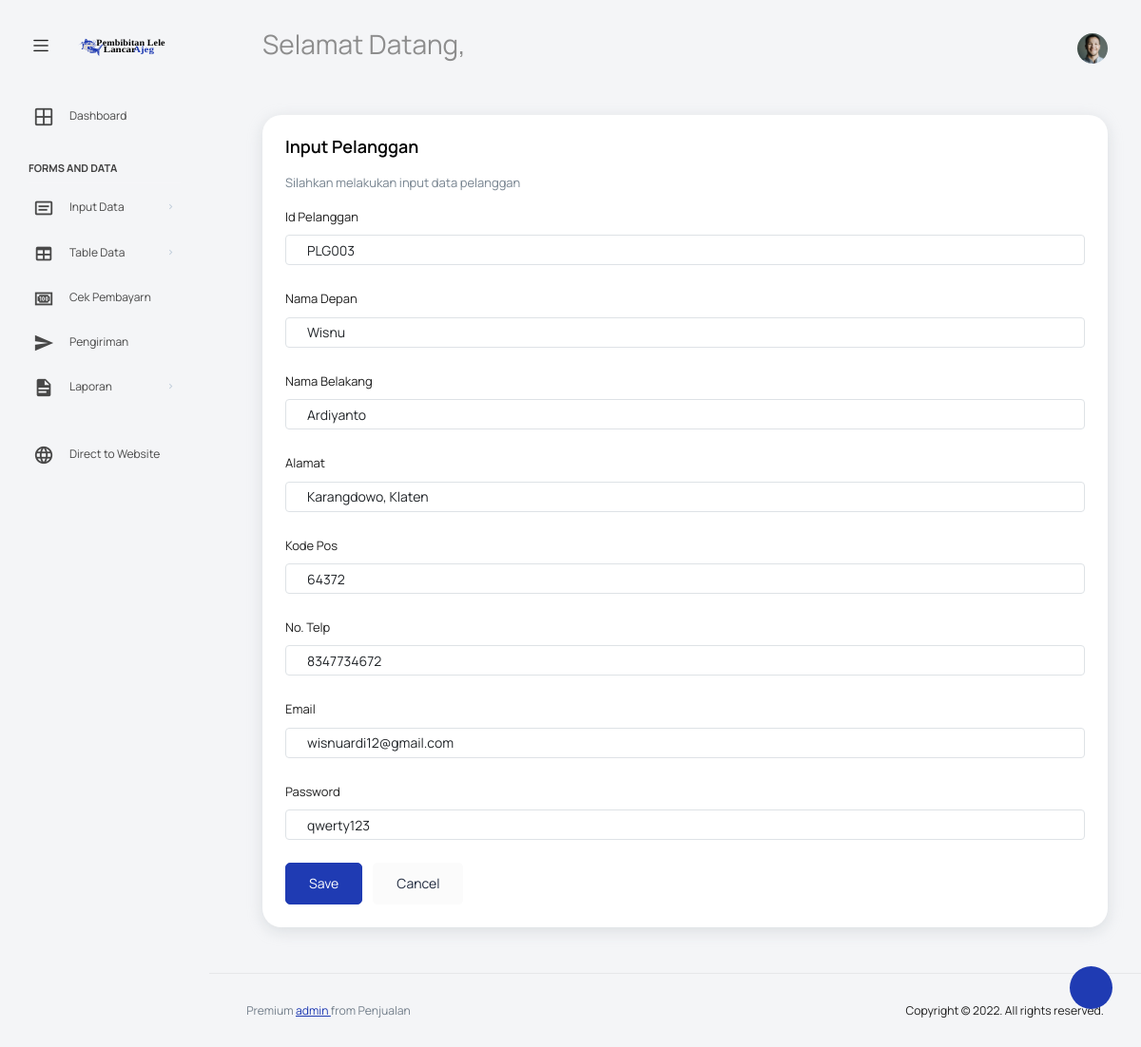
Screenshot of /admin-dashboard/edit-data/edit-pelanggan.php?id=PLG003 with the database file from the repository.
### tables this page shows
CREATE TABLE `pelanggan` (
  `id_pelanggan` varchar(8) NOT NULL,
  `nama_depan` varchar(30) NOT NULL,
  `nama_belakang` varchar(30) NOT NULL,
  `alamat` varchar(90) NOT NULL,
  `kode_pos` varchar(8) NOT NULL,
  `no_telp` double NOT NULL,
  `email` varchar(50) NOT NULL,
  `password` varchar(50) NOT NULL
);

### admin-dashboard/edit-data/edit-pelanggan.php (the view, shortened to what this page needs)
<?php
include '../config/koneksi.php';
if (isset($_POST['save'])) {
    $idpelanggan    = htmlentities(strip_tags(trim($_POST['idpelanggan'])));
    $namadepan      = htmlentities(strip_tags(trim($_POST['namadepan'])));
    $namabelakang   = htmlentities(strip_tags(trim($_POST['namabelakang'])));
    $alamat         = htmlentities(strip_tags(trim($_POST['alamat'])));
    $kodepos        = htmlentities(strip_tags(trim($_POST['kodepos'])));
    $notelp         = htmlentities(strip_tags(trim($_POST['notelp'])));
    $email          = htmlentities(strip_tags(trim($_POST['email'])));
    $password       = htmlentities(strip_tags(trim($_POST['password'])));
    $pesan_error = "";
    if (empty($idpelanggan)) {
        $pesan_error .= "id belum diisi <br>";
    }
    if (empty($namadepan)) {
        $pesan_error .= "Nama Depan belum diisi <br>";
    }
    if (empty($namabelakang)) {
        $pesan_error .= "Nama Belakang belum diisi <br>";
    }
    if (empty($alamat)) {
        $pesan_error .= "Alamat belum diisi <br>";
    }
    if (empty($kodepos)) {
        $pesan_error .= "Kode Pos belum diisi <br>";
    }
    if (empty($notelp)) {
        $pesan_error .= "No. Telp belum diisi <br>";
    }
    if (empty($email)) {
        $pesan_error .= "Email belum diisi <br>";
    }
    if (empty($password)) {
        $pesan_error .= "Password belum diisi <br>";
    }
    if ($pesan_error === "") {
        $query = "update pelanggan set nama_depan='$namadepan',nama_belakang='$namabelakang',alamat='$alamat',kode_pos='$kodepos',no_telp='$notelp',email='$email',password='$password' where id_pelanggan='$idpelanggan'";
        if (mysqli_query($koneksi, $query)) {
            echo "<script> alert('Berhasil Tersimpan');</script>";
            $tampil_pelanggan = $koneksi->query("select * from pelanggan");
            echo "<script>location='../data-pelanggan.php';</script>";
        } else {
            echo "<script> alert('Berhasil gagal Tersimpan');</script>";
        }
    }
} else {
    $tampil_pelanggan = $koneksi->query("select id_pelanggan,nama_depan,nama_belakang,alamat,kode_pos,no_telp,email,password from pelanggan where id_pelanggan='$_GET[id]'");
    $data = $tampil_pelanggan->fetch_assoc();
    $id             = $data['id_pelanggan'];
    $namadepan      = $data['nama_depan'];
    $namabelakang   = $data['nama_belakang'];
    $alamat         = $data['alamat'];
    $kodepos        = $data['kode_pos'];
    $notelp         = $data['no_telp'];
    $email          = $data['email'];
    $password       = $data['password'];
}
?>
<!DOCTYPE html>
<html lang="en">
<head>
    <link rel="stylesheet" href="../vendors/feather/feather.css">
    <link rel="stylesheet" href="../vendors/mdi/css/materialdesignicons.min.css">
    <link rel="stylesheet" href="../vendors/ti-icons/css/themify-icons.css">
    <link rel="stylesheet" href="../vendors/typicons/typicons.css">
    <link rel="stylesheet" href="../vendors/simple-line-icons/css/simple-line-icons.css">
    <link rel="stylesheet" href="../vendors/css/vendor.bundle.base.css">
    <link rel="stylesheet" href="../vendors/datatables.net-bs4/dataTables.bootstrap4.css">
    <link rel="stylesheet" href="../js/select.dataTables.min.css">
    <link rel="stylesheet" href="../css/vertical-layout-light/style.css">
</head>
<body>
    <div class="container-scroller">
        <nav class="navbar default-layout col-lg-12 col-12 p-0 fixed-top d-flex align-items-top flex-row">
            <div class="text-center navbar-brand-wrapper d-flex align-items-center justify-content-start">
                <div class="me-3">
                    <button class="navbar-toggler navbar-toggler align-self-center" type="button" data-bs-toggle="minimize">
                        <span class="icon-menu"></span>
                    </button>
                </div>
                <div>
                    <a class="navbar-brand brand-logo" href="index.php">
                        <img src="images/logo.svg" alt="logo" />
                    </a>
                </div>
            </div>
            <div class="navbar-menu-wrapper d-flex align-items-top">
                <ul class="navbar-nav">
                    <li class="nav-item font-weight-semibold d-none d-lg-block ms-0">
                        <h1 class="welcome-text">Selamat Datang, <span class="text-black fw-bold"><?= $_SESSION['admin']['nama'] ?></span></h1>
                    </li>
                </ul>
                <ul class="navbar-nav ms-auto">
                    <li class="nav-item dropdown d-none d-lg-block user-dropdown">
                        <a class="nav-link" id="UserDropdown" href="#" data-bs-toggle="dropdown" aria-expanded="false">
                            <img class="img-xs rounded-circle" src="images/faces/face8.jpg" alt="Profile image"> </a>
                    </li>
                </ul>
            </div>
        </nav>
        <div class="container-fluid page-body-wrapper">
            <div class="theme-setting-wrapper">
                <div id="settings-trigger"><i class="ti-settings"></i></div>
            </div>
            <nav class="sidebar sidebar-offcanvas" id="sidebar">
                <ul class="nav">
                    <li class="nav-item">
                        <a class="nav-link" href="../index.php">
                            <i class="mdi mdi-grid-large menu-icon"></i>
                            <span class="menu-title">Dashboard</span>
                        </a>
                    </li>
                    <li class="nav-item nav-category">Forms and Data</li>
                    <li class="nav-item">
                        <a class="nav-link" data-bs-toggle="collapse" href="#form-elements" aria-expanded="false" aria-controls="form-elements">
                            <i class="menu-icon mdi mdi-card-text-outline"></i>
                            <span class="menu-title">Input Data</span>
                            <i class="menu-arrow"></i>
                        </a>
                    </li>
                    <li class="nav-item">
                        <a class="nav-link" data-bs-toggle="collapse" href="#tables" aria-expanded="false" aria-controls="tables">
                            <i class="menu-icon mdi mdi-table"></i>
                            <span class="menu-title">Table Data</span>
                            <i class="menu-arrow"></i>
                        </a>
                    </li>
                    <li class="nav-item">
                        <a class="nav-link" href="../cekpembayaran.php">
                            <i class="mdi mdi-cash-100 menu-icon"></i>
                            <span class="menu-title">Cek Pembayarn</span>
                        </a>
                    </li>
                    <li class="nav-item">
                        <a class="nav-link" href="../pengiriman.php">
                            <i class="mdi mdi-send menu-icon"></i>
                            <span class="menu-title">Pengiriman</span>
                        </a>
                    </li>
                    <li class="nav-item">
                        <a class="nav-link" data-bs-toggle="collapse" href="#laporan" aria-expanded="false" aria-controls="tables">
                            <i class="menu-icon mdi mdi-file-document"></i>
                            <span class="menu-title">Laporan</span>
                            <i class="menu-arrow"></i>
                        </a>
                    </li>
                    <li class="nav-item">
                        <a class="nav-link" target="_blank">
                        </a>
                    </li>
                    <li class="nav-item">
                        <a class="nav-link" target="_blank" href="../index.php">
                            <i class="mdi mdi-web menu-icon"></i>
                            <span class="menu-title">Direct to Website</span>
                        </a>
                    </li>
                </ul>
            </nav>
            <div class="main-panel">
                <div class="content-wrapper">
                    <div class="row">
                        <div class="col-md-12 grid-margin stretch-card">
                            <div class="card">
                                <div class="card-body">
                                    <h4 class="card-title">Input Pelanggan</h4>
                                    <p class="card-description">
                                        Silahkan melakukan input data pelanggan
                                    </p>
                                    <form class="forms-sample" method="POST" enctype="multipart/form-data">
                                        <div class="form-group">
                                            <label for="idpelanggan">Id Pelanggan</label>
                                            <input type="text" class="form-control" id="idpelanggan" placeholder="idpelanggan" name="idpelanggan" value="<?= $id ?>">
                                        </div>
                                        <div class="form-group">
                                            <label for="namadepan">Nama Depan</label>
                                            <input type="text" class="form-control" id="namadepan" placeholder="namadepan" name="namadepan" value="<?= $namadepan ?>">
                                        </div>
                                        <div class="form-group">
                                            <label for="namabelakang">Nama Belakang</label>
                                            <input type="text" class="form-control" id="namabelakang" placeholder="namabelakang" name="namabelakang" value="<?= $namabelakang ?>">
                                        </div>
                                        <div class="form-group">
                                            <label for="alamat">Alamat</label>
                                            <input type="textarea" class="form-control" id="alamat" placeholder="alamat" name="alamat" value="<?= $alamat ?>">
                                        </div>
                                        <div class="form-group">
                                            <label for="kodepos">Kode Pos</label>
                                            <input type="text" class="form-control" id="kodepos" placeholder="kodepos" name="kodepos" value="<?= $kodepos ?>">
                                        </div>
                                        <div class="form-group">
                                            <label for="notelp">No. Telp</label>
                                            <input type="text" class="form-control" id="notelp" placeholder="notelp" name="notelp" value="<?= $notelp ?>">
                                        </div>
                                        <div class="form-group">
                                            <label for="email">Email</label>
                                            <input type="text" class="form-control" id="email" placeholder="email" name="email" value="<?= $email ?>">
                                        </div>
                                        <div class="form-group">
                                            <label for="password">Password</label>
                                            <input type="text" class="form-control" id="password" placeholder="password" name="password" value="<?= $password ?>">
                                        </div>
                                        <button Name="save" class="btn btn-primary me-2">Save</button>
                                        <a class="btn btn-light me-2" href="http://localhost/penjualan-master/admin-dashboard/data-pelanggan.php" >Cancel</a>
                                    </form>
                                </div>
                            </div>
                        </div>
                    </div>
                </div>
                <footer class="footer">
                    <div class="d-sm-flex justify-content-center justify-content-sm-between">
                        <span class="text-muted text-center text-sm-left d-block d-sm-inline-block">Premium <a href="index.php" target="_blank">admin </a> from Penjualan</span>
                        <span class="float-none float-sm-right d-block mt-1 mt-sm-0 text-center">Copyright © 2022. All rights reserved.</span>
                    </div>
                </footer>
            </div>
        </div>
    </div>
</body>
</html>

### rows the page displays
pelanggan: idpelanggan "PLG003", namadepan "Wisnu", namabelakang "Ardiyanto", alamat "Karangdowo, Klaten", kodepos "64372", notelp "8347734672", email "wisnuardi12@gmail.com", password "qwerty123"
